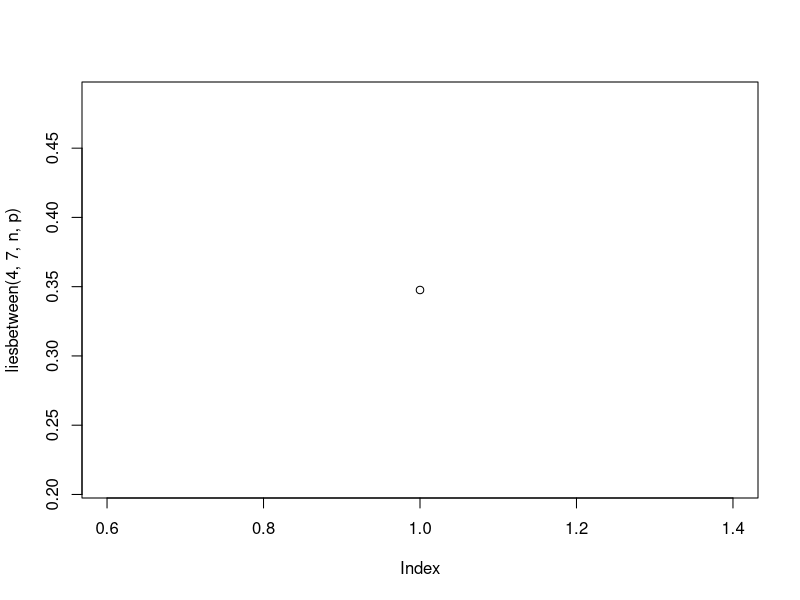

This chart was generated by the following R code: (Note: this script raises an error after producing the figure.)
# Eg 3.34
n=15;p=0.2

liesbetween<-function(a,b,n,p)
{
  return(pbinom(b,n,p)-pbinom(a-1,n,p))
}

plot(liesbetween(4,7,n,p))

b
compliment(8,n,p)